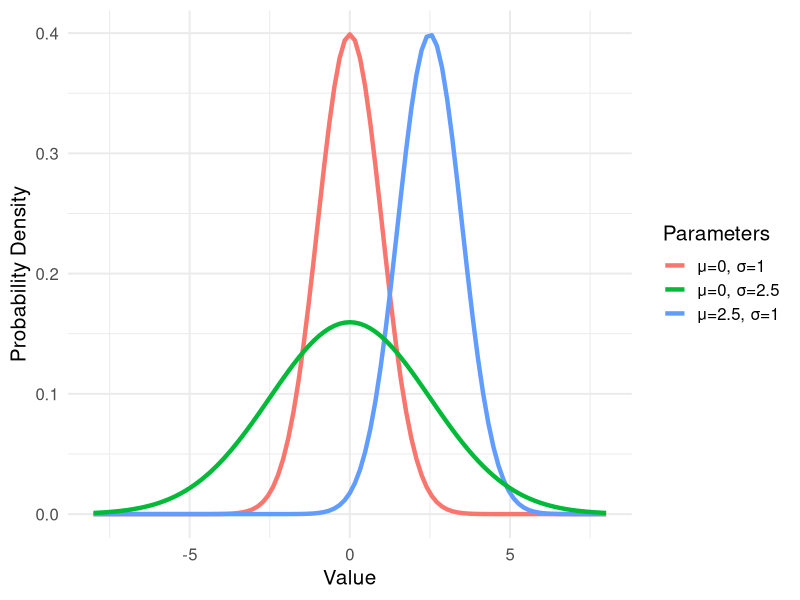
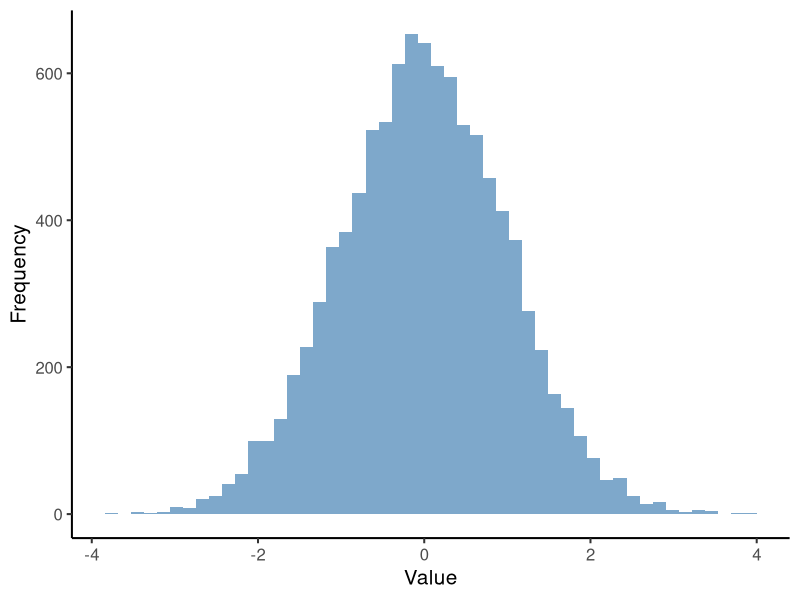
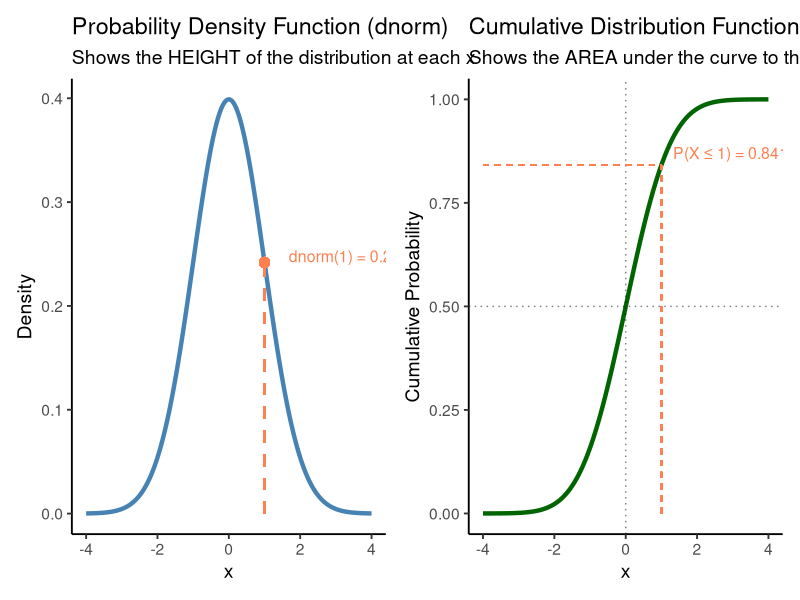
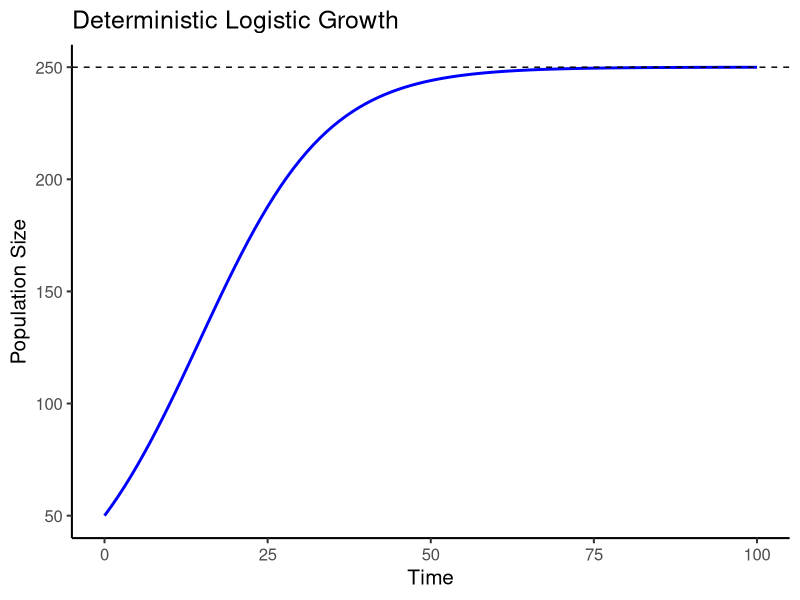
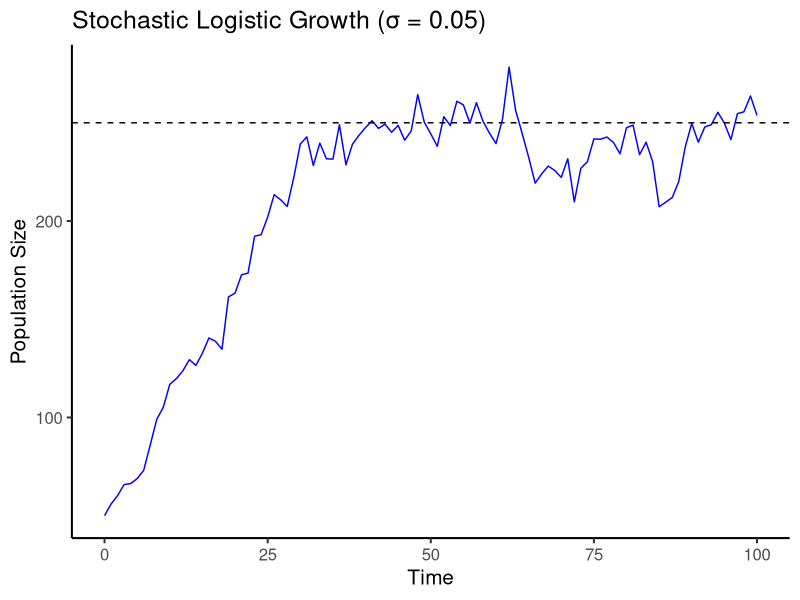
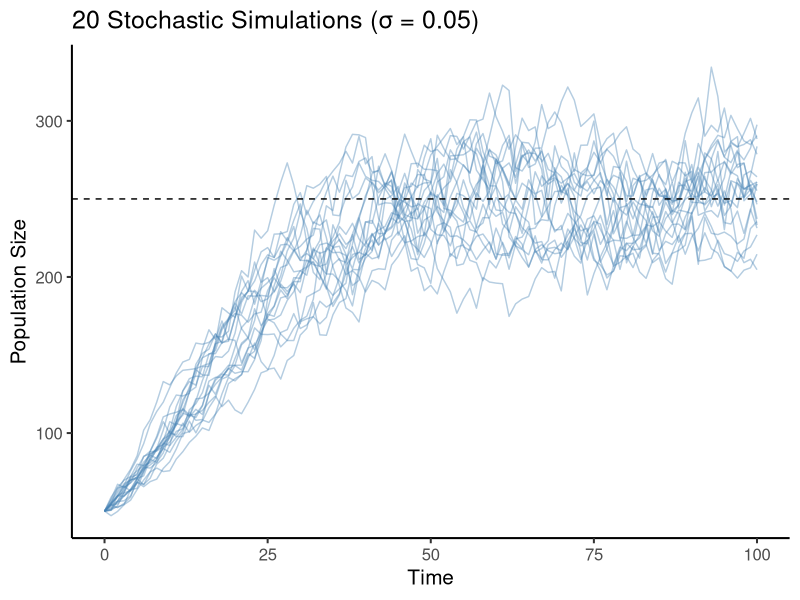
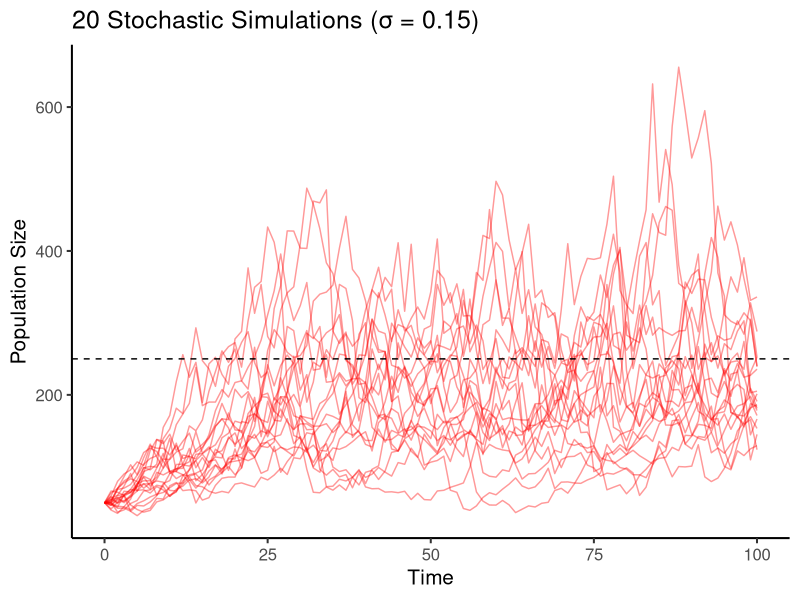
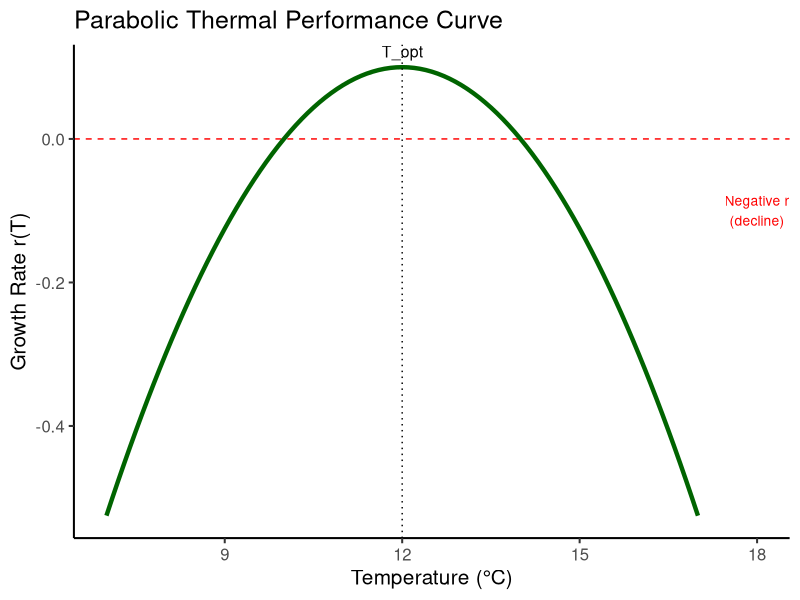

The R script that drew these images, in order:
## ---- chunk 1
knitr::opts_chunk$set(echo = TRUE)
set.seed(123)
library(tidyverse)
library(patchwork)
## ---- chunk 2
# Visualize different normal distributions
ggplot() +
  stat_function(fun = function(x) dnorm(x, mean = 0, sd = 1),
                aes(color = "μ=0, σ=1"), linewidth = 1.5) +
  stat_function(fun = function(x) dnorm(x, mean = 2.5, sd = 1),
                aes(color = "μ=2.5, σ=1"), linewidth = 1.5) +
  stat_function(fun = function(x) dnorm(x, mean = 0, sd = 2.5),
                aes(color = "μ=0, σ=2.5"), linewidth = 1.5) +
  xlim(-8, 8) + 
  theme_minimal(base_size = 15) +
  # theme_classic(base_size = 15) +
  labs(x="Value", y = "Probability Density", color = "Parameters")
  # xlab("Value") + ylab("Probability Density") +
  # labs(color = "Parameters")
## ---- chunk 3
# Draw 10 random values from N(0, 1)
rnorm(10, mean = 0, sd = 1)

# Simulate and visualize 10,000 draws
data.frame(x = rnorm(10000, mean = 0, sd = 1)) %>%
  ggplot(aes(x = x)) +
  geom_histogram(bins = 50, fill = "steelblue", alpha = 0.7) +
  theme_classic(base_size = 15) +
  xlab("Value") + ylab("Frequency")
## ---- chunk 4
# Example using standard normal: N(0, 1)

# dnorm: probability DENSITY function (PDF) - height of the curve
dnorm(0, mean = 0, sd = 1)      # Density at x = 0
dnorm(1.96, mean = 0, sd = 1)   # Density at x = 1.96

# pnorm: cumulative distribution function (CDF) - area under curve to the left
pnorm(0, mean = 0, sd = 1)      # P(X ≤ 0) = 0.5
pnorm(1.96, mean = 0, sd = 1)   # P(X ≤ 1.96) ≈ 0.975

# qnorm: quantile function (inverse of CDF) - what x gives this probability?
qnorm(0.5, mean = 0, sd = 1)    # What x has 50% below it? Answer: 0
qnorm(0.975, mean = 0, sd = 1)  # What x has 97.5% below it? Answer: 1.96

# rnorm: random number generator - draw random values
rnorm(5, mean = 0, sd = 1)      # Generate 5 random values
## ---- chunk 5
# Create data for plotting
x_vals <- seq(-4, 4, by = 0.01)
pdf_data <- data.frame(x = x_vals, y = dnorm(x_vals, 0, 1))
cdf_data <- data.frame(x = x_vals, y = pnorm(x_vals, 0, 1))

# PDF plot
p_pdf <- ggplot(pdf_data, aes(x = x, y = y)) +
  geom_line(color = "steelblue", linewidth = 1.5) +
  # Highlight example: show density at x = 1
  geom_segment(x = 1, xend = 1, y = 0, yend = dnorm(1),
               color = "coral", linetype = "dashed", linewidth = 1) +
  geom_point(x = 1, y = dnorm(1), color = "coral", size = 3) +
  annotate("text", x = 1, y = dnorm(1), 
           label = paste0("dnorm(1) = ", round(dnorm(1), 3)),
           color = "coral", size = 4, hjust = -0.2, vjust = 0) +
  theme_classic(base_size = 14) +
  xlab("x") + ylab("Density") +
  labs(title = "Probability Density Function (dnorm)",
       subtitle = "Shows the HEIGHT of the distribution at each x")
# CDF plot
p_cdf <- ggplot(cdf_data, aes(x = x, y = y)) +
  geom_line(color = "darkgreen", linewidth = 1.5) +
  geom_hline(yintercept = 0.5, linetype = "dotted", alpha = 0.5) +
  geom_vline(xintercept = 0, linetype = "dotted", alpha = 0.5) +
  # Highlight example: CDF at x = 1
  geom_segment(x = -4, xend = 1, y = pnorm(1), yend = pnorm(1),
               color = "coral", linetype = "dashed") +
  geom_segment(x = 1, xend = 1, y = 0, yend = pnorm(1),
               color = "coral", linetype = "dashed") +
  annotate("text", x = 1, y = pnorm(1), 
           label = paste0("P(X ≤ 1) = ", round(pnorm(1), 3)),
           color = "coral", size = 4, hjust = -0.1, vjust = -0.5) +
  theme_classic(base_size = 14) +
  xlab("x") + ylab("Cumulative Probability") +
  labs(title = "Cumulative Distribution Function (pnorm)",
       subtitle = "Shows the AREA under the curve to the left")

# Combine side-by-side
p_pdf | p_cdf
## ---- chunk 6
# Deterministic simulation
r <- 0.1
K <- 250
N0 <- 50
T <- 100

N <- numeric(T + 1)
N[1] <- N0

for (t in 1:T) {
  growth <- r * N[t] * (1 - N[t] / K)
  N[t + 1] <- N[t] + growth
}

# Plot
data.frame(time = 0:T, N = N) %>%
  ggplot(aes(x = time, y = N)) +
  geom_line(color = "blue", linewidth = 1) +
  geom_hline(yintercept = K, linetype = "dashed") +
  theme_classic(base_size = 15) +
  xlab("Time") + ylab("Population Size") +
  labs(title = "Deterministic Logistic Growth")
## ---- chunk 7
# Function to simulate one stochastic trajectory
simulate_logistic <- function(r, K, N0, T, sigma) {
  N <- numeric(T + 1)
  N[1] <- N0
  
  for (t in 1:T) {
    growth <- r * N[t] * (1 - N[t] / K)
    noise <- sigma * N[t] * rnorm(1)  # Environmental stochasticity
    N[t + 1] <- max(0, N[t] + growth + noise)
  }
  
  tibble(time = 0:T, N = N)
}

# Run one simulation
sigma <- 0.05
result <- simulate_logistic(r, K, N0, T, sigma)

ggplot(result, aes(x = time, y = N)) +
  geom_line(color = "blue") +
  geom_hline(yintercept = K, linetype = "dashed") +
  theme_classic(base_size = 15) +
  xlab("Time") + ylab("Population Size") +
  labs(title = "Stochastic Logistic Growth (σ = 0.05)")
## ---- chunk 8
# Run multiple simulations
n_sims <- 20

# Use map_dfr to run simulations and combine results
results <- map_dfr(1:n_sims, ~simulate_logistic(r, K, N0, T, sigma) %>%
                     mutate(simulation = .x))
# NOTES: map_dfr() from purrr package:
#   - Iterates over 1:n_sims (runs simulation 1, then 2, then 3, ... up to 20)
#   - The ~ creates a temporary function that calls our function simulate_logistic()
#   - mutate adds a simulation ID column using .x (the current iteration)
#   - For each iteration, runs simulate_logistic() to get one population trajectory
#   - mutate(simulation = .x) adds a column tracking which simulation this is
#   - The "_dfr" suffix means "data frame, row-bind" - stacks all results into one data frame
# 
# map_dfr is equivalent to a for loop but more concise:
# results <- data.frame()
# for(i in 1:n_sims) {
#   sim_i <- simulate_logistic(r, K, N0, T, sigma) %>% mutate(simulation = i)
#   results <- bind_rows(results, sim_i)
# }


# Plot all trajectories
ggplot(results, aes(x = time, y = N, group = simulation)) +
  geom_line(alpha = 0.4, color = "steelblue") +
  geom_hline(yintercept = K, linetype = "dashed") +
  theme_classic(base_size = 15) +
  xlab("Time") + ylab("Population Size") +
  labs(title = "20 Stochastic Simulations (σ = 0.05)")
## ---- chunk 9
sigma <- 0.15

# Run multiple simulations
n_sims <- 20

# 
results_low <- map_dfr(1:n_sims, ~simulate_logistic(r, K, N0, T, sigma) %>%
                         mutate(simulation = .x))

# Plot all trajectories
ggplot(results_low, aes(x = time, y = N, group = simulation)) +
  geom_line(alpha = 0.4, color = "red") +
  geom_hline(yintercept = K, linetype = "dashed") +
  theme_classic(base_size = 15) +
  xlab("Time") + ylab("Population Size") +
  labs(title = "20 Stochastic Simulations (σ = 0.15)")

## ---- chunk 10
# Define temperature response function
r_max <- 0.1     # Maximum growth rate
T_opt <- 12      # Optimal temperature (°C)
sigma_T <- 2     # Thermal niche width (°C)

# Parabolic r(T) that can be negative beyond thermal limits
r_of_T <- function(T, r_max, T_opt, sigma_T) {
  r_max * (1 - ((T - T_opt)^2) / (sigma_T^2))
}

# Visualize the thermal performance curve
temp_range <- tibble(T = seq(T_opt - 5, T_opt + 5, by = 0.1)) %>%
  mutate(rT = r_of_T(T, r_max, T_opt, sigma_T))

ggplot(temp_range, aes(x = T, y = rT)) +
  geom_hline(yintercept = 0, linetype = "dashed", color = "red") +
  geom_line(color = "darkgreen", linewidth = 1.5) +
  geom_vline(xintercept = T_opt, linetype = "dotted") +
  annotate("text", x = T_opt, y = r_max, label = "T_opt", 
           vjust = -0.8, size = 4) +
  annotate("text", x = 18, y = -0.1, label = "Negative r\n(decline)", 
           color = "red", size = 3.5) +
  theme_classic(base_size = 15) +
  xlab("Temperature (°C)") + ylab("Growth Rate r(T)") +
  labs(title = "Parabolic Thermal Performance Curve")
## ---- chunk 11
# Climate parameters
years <- 100
T0 <- 12          # Starting temperature (°C)
trend <- 0.04     # Warming trend (°C/year) → 4°C/century
temp_sd <- 1    # Year-to-year variability

# Generate temperature time series
temp_df <- tibble(
  year = 0:years,
  temp = T0 + trend * (0:years) + rnorm(years + 1, mean = 0, sd = temp_sd)
)

# Plot temperature trajectory
p_temp <- ggplot(temp_df, aes(x = year, y = temp)) +
  geom_line(color = "tomato", linewidth = 1) +
  theme_classic(base_size = 15) +
  xlab("Year") + ylab("Temperature (°C)") +
  labs(title = "Climate Warming Scenario")

p_temp
## ---- chunk 12
# Modified simulation function with temperature-dependent growth
simulate_logistic_temp <- function(K, N0, sigma, temp_vec, r_max, T_opt, sigma_T) {
  # Setup
  T_steps <- length(temp_vec) - 1    # Number of time steps (transitions)
  N <- numeric(T_steps + 1)          # Set up empty population vector
  N[1] <- N0                          # Set initial population size
  
  # Simulate population dynamics over time
  for (t in 1:T_steps) {
    # Calculate temperature-dependent growth rate using parabolic function
    r_t <- r_of_T(temp_vec[t], r_max, T_opt, sigma_T)
    
    # Growth depends on whether conditions are favorable (r >= 0) or not (r < 0)
    if (r_t >= 0) {
      # Standard discrete logistic when conditions are favorable
      growth <- r_t * N[t] * (1 - N[t] / K)
    } else {
      # Exponential decline when r < 0 (conditions unsuitable)
      # Density dependence doesn't help when environment is hostile
      growth <- r_t * N[t]
    }
    
    # Stochastic component (environmental noise)
    noise <- sigma * N[t] * rnorm(1)

    # Update population (cannot go below 0)
    N_next <- N[t] + growth + noise
    N[t + 1] <- max(0, N_next)
  }
  
  # Return results as data frame
  tibble(year = 0:T_steps, N = N)
}

# Set parameters
K <- 2000      # Carrying capacity
N0 <- 100       # Initial population size
sigma <- 0.05  # Environmental noise strength
# r_max2 <- r_max  # use old rate?
r_max2 <- .1  # or set new one
# Run the simulation
pop_df <- simulate_logistic_temp(
  K = K,                    # Carrying capacity
  N0 = N0,                  # Starting population
  sigma = sigma,            # Environmental variability
  temp_vec = temp_df$temp,  # Temperature time series (from earlier)
  r_max = r_max2,            # Maximum growth rate
  T_opt = T_opt,            # Optimal temperature
  sigma_T = sigma_T         # Thermal niche width
)
# Returns a data frame with columns: year, N

# Plot population trajectory
p_pop <- ggplot(pop_df, aes(x = year, y = N)) +
  geom_line(color = "steelblue", linewidth = 1) +
  geom_hline(yintercept = K, linetype = "dashed") +
  theme_classic(base_size = 15) +
  xlab("Year") + ylab("Population Size") +
  labs(title = "Population Under Climate Warming")

# Plot growth rate over time
p_rT <- temp_range %>%
  ggplot(aes(x = T, y = rT)) +
  geom_line(color = "darkgreen", linewidth = 1.5) +
  geom_vline(xintercept = T_opt, linetype = "dotted") +
  theme_classic(base_size = 15) +
  xlab("Temperature (°C)") + ylab("Growth Rate r(T)") +
  labs(title = "Thermal Performance Curve")

# Combine plots
(p_temp / p_pop / p_rT)
## ---- chunk 13
# Define temperature response function
r_max <- 0.1     # Maximum growth rate
T_opt <- 12      # Optimal temperature (°C)
sigma_T <- 8     # Increased thermal niche width (°C)

# Parabolic r(T) that can be negative beyond thermal limits
r_of_T <- function(T, r_max, T_opt, sigma_T) {
  r_max * (1 - ((T - T_opt)^2) / (sigma_T^2))
}

# Visualize the thermal performance curve
temp_range <- tibble(T = seq(T_opt - 15, T_opt + 15, by = 0.1)) %>%
  mutate(rT = r_of_T(T, r_max, T_opt, sigma_T))

ggplot(temp_range, aes(x = T, y = rT)) +
  geom_hline(yintercept = 0, linetype = "dashed", color = "red") +
  geom_line(color = "blue", linewidth = 1.5) +
  geom_vline(xintercept = T_opt, linetype = "dotted") +
  annotate("text", x = T_opt, y = r_max, label = "T_opt", 
           vjust = -0.8, size = 4) +
  theme_classic(base_size = 15) +
  xlab("Temperature (°C)") + ylab("Growth Rate r(T)") +
  labs(title = "Thermal Performance Curve")


## ---- chunk 14
# Modified function with extinction tracking
simulate_logistic_temp_extinction <- function(K, N0, sigma, temp_vec, r_max, T_opt, sigma_T) {
  T_steps <- length(temp_vec) - 1
  N <- numeric(T_steps + 1)
  N[1] <- N0
  extinct <- FALSE
  
  for (t in 1:T_steps) {
    if (extinct) {
      N[t + 1] <- 0  # Extinction is "absorbing" (can't recover)
    } else {
      # Calculate temperature-dependent growth rate (parabolic)
      r_t <- r_of_T(temp_vec[t], r_max, T_opt, sigma_T)
      
      # Growth depends on whether conditions are favorable (r >= 0) or not (r < 0)
      if (r_t >= 0) {
        # Standard discrete logistic when conditions are favorable
        growth <- r_t * N[t] * (1 - N[t] / K)
      } else {
        # Exponential decline when r < 0 (conditions unsuitable)
        # Density dependence doesn't help when environment is hostile
        growth <- r_t * N[t]
      }
      
      noise <- sigma * N[t] * rnorm(1)
      
      # Update population (cannot go below 0)
      N_next <- N[t] + growth + noise
      N[t + 1] <- max(0, N_next)
      
      # Check for extinction threshold
      if (N[t + 1] <= 1) {
        N[t + 1] <- 0
        extinct <- TRUE
      }
    }
  }
  
  tibble(year = 0:T_steps, N = N)
}
## ---- chunk 15
# Grid of niche widths to test
# width_values <- seq(0.5, 5, length.out=10)
width_values <- round(seq(1, 4, by = 0.2), 2)
n_sims_per_width <- 50

# Run all simulations (this may take a minute)
sim_results <- map_dfr(width_values, function(w) {
  map_dfr(1:n_sims_per_width, function(s) {
    simulate_logistic_temp_extinction(K, N0, sigma, temp_df$temp, r_max, T_opt, w) %>%
      mutate(sigma_T = w, sim_id = s)
  })
})
# sim_results <- sim_results %>% mutate(sigma_T = round(sigma_T, 2))  # need to round

# Calculate extinction probability for each width
extinction_summary <- sim_results %>%
  group_by(sigma_T, sim_id) %>%
  summarize(extinct = any(N == 0), .groups = "drop") %>%
  group_by(sigma_T) %>%
  summarize(p_extinct = mean(extinct), .groups = "drop")

# Plot 1: pull out a few example trajectories for a few niche widths
example_widths <- c(1.6, 2.2, 4)
trajectories <- sim_results %>%
  filter(sigma_T %in% example_widths)  # , sim_id <= 10

p_traj <- ggplot(trajectories, aes(x = year, y = N, group = sim_id)) +
  geom_line(alpha = 0.4, color = "steelblue") +
  facet_wrap(~ sigma_T, ncol = 3, 
             labeller = labeller(sigma_T = function(x) paste("σ_T =", x))) +
  theme_minimal(base_size = 12) +
  xlab("Year") + ylab("Population Size") +
  labs(title = "Example Trajectories Across Thermal Niche Widths",
       subtitle = "10 simulations per width shown")

# Plot 2: Extinction probability vs niche width
p_ext <- ggplot(extinction_summary, aes(x = sigma_T, y = p_extinct)) +
  geom_line(color = "tomato", linewidth = 1.5) +
  geom_point(color = "tomato", size = 3) +
  scale_y_continuous(labels = scales::percent_format(accuracy = 1)) +
  theme_minimal(base_size = 15) +
  xlab("Thermal Niche Width (σ_T, °C)") +
  ylab("Extinction Probability")

p_traj / p_ext
## ---- chunk 16

# Find σ_T closest to 50% extinction
sigma_50 <- extinction_summary %>%
  filter(p_extinct >= 0.5) %>%
  slice(1) %>%
  pull(sigma_T)
# its 1

extinction_summary %>%
  filter(sigma_T == sigma_50)

# Get exact extinction probability for that σ_T
p_50 <- extinction_summary %>%
  filter(sigma_T == sigma_50) %>%
  pull(p_extinct)

# Plot extinction probability vs niche width, highlighting 50% extinction
p_ext_highlight <- ggplot(extinction_summary, aes(x = sigma_T, y = p_extinct)) +
  geom_line(color = "purple", linewidth = 1.5) +
  geom_point(color = "purple", size = 3) +
  geom_hline(yintercept = 0.5, linetype = "dashed", color = "gray40") +  # 50% line
  geom_vline(xintercept = sigma_50, linetype = "dashed", color = "green") + # σ_T at 50%
  annotate("text", x = sigma_50 + 0.1, y = 0.52, 
           label = paste0("σ_T ≈ ", sigma_50, "\n50% extinction"), color = "green", hjust = 0) +
  scale_y_continuous(labels = scales::percent_format(accuracy = 1)) +
  theme_minimal(base_size = 15) +
  xlab("Thermal Niche Width (σ_T, °C)") +
  ylab("Extinction Probability") +
  labs(title = "Extinction Probability Across Thermal Niche Widths",
       subtitle = "Dashed lines show 50% extinction threshold")

p_ext_highlight



## ---- chunk 17
# Parameter grids (keep smaller for faster computation)
sigma_values <- seq(0.05, .8, by = 0.05)  # Environmental variability
width_values <- seq(0.5, 6, by = 0.5)       # Thermal niche width
n_sims_per_cell <- 30                       # Replicates per combination

# Parameter grids (keep smaller for faster computation)
sigma_values <- seq(0.05, .8, by = 0.05)  # Environmental variability
width_values <- seq(0.5, 6, by = 0.5)       # Thermal niche width
n_sims_per_cell <- 30                       # Replicates per combination

# Run simulations across both dimensions
# This creates a 3-level nested loop using map_dfr:
#   - Outer loop: iterates over each thermal niche width (w)
#   - Middle loop: iterates over each environmental variability value (s)
#   - Inner loop: runs n_sims_per_cell replicate simulations
# 
# For each combination of (w, s), we run 30 simulations and record the results.
# All results are automatically combined into one large data frame.

grid_sims <- map_dfr(width_values, function(w) {
  # For each niche width w...
  map_dfr(sigma_values, function(s) {
    # ...and each sigma value s...
    map_dfr(1:n_sims_per_cell, function(rep_id) {
      # ...run a simulation and tag it with its parameter values
      simulate_logistic_temp_extinction(K, N0, s, temp_df$temp, r_max, T_opt, w) %>%
        mutate(sigma_T = w, sigma = s, sim_id = rep_id)
    })
  })
})

# This is equivalent to the following triple for-loop:
# grid_sims <- data.frame()
# for (w in width_values) {
#   for (s in sigma_values) {
#     for (rep_id in 1:n_sims_per_cell) {
#       sim_result <- simulate_logistic_temp_extinction(K, N0, s, temp_df$temp, r_max, T_opt, w) %>%
#         mutate(sigma_T = w, sigma = s, sim_id = rep_id)
#       grid_sims <- bind_rows(grid_sims, sim_result)
#     }
#   }
# }

# Summarize extinction probability for each parameter combination
ext_grid <- grid_sims %>%
  # First, determine if each simulation went extinct (did N ever hit 0?)
  group_by(sigma_T, sigma, sim_id) %>%
  summarize(extinct = any(N == 0), .groups = "drop") %>%
  # Then, calculate the proportion that went extinct for each (sigma_T, sigma) combo
  group_by(sigma_T, sigma) %>%
  summarize(p_extinct = mean(extinct), .groups = "drop")
  # mean() of TRUE/FALSE values gives proportion TRUE (i.e., extinction probability)
## ---- chunk 18
# Heatmap: extinction probability across parameter space
p_heat <- ggplot(ext_grid, aes(x = sigma_T, y = sigma, fill = p_extinct)) +
  geom_tile(color = "white", linewidth = 0.5) +
  scale_fill_viridis_c(labels = scales::percent_format(accuracy = 1),
                       limits = c(0, 1), option = "magma") +
  theme_classic(base_size = 15) +
  xlab("Thermal Niche Width (σ_T, °C)") +
  ylab("Environmental Variability (σ)") +
  labs(fill = "Extinction\nProbability",
       title = "Extinction Risk Landscape",
       subtitle = "Joint effects of environmental variability and thermal tolerance")

p_heat
## ---- chunk 19
# Filter and display combinations with very low extinction risk (<10%)
low_risk_combos <- ext_grid %>%
  filter(p_extinct < 0.10) %>%
  arrange(desc(sigma_T), sigma)  # sort by widest niche first, then increasing variability

# View the results
print(low_risk_combos)

## ---- chunk 20
# Find the maximum sigma for σ_T = 3 that keeps extinction risk < 20%
max_tolerable_sigma <- ext_grid %>%
  filter(sigma_T == 3 & p_extinct < 0.20) %>%
  summarize(max_sigma = max(sigma)) %>%
  pull(max_sigma)

# Display the result
print(max_tolerable_sigma)
